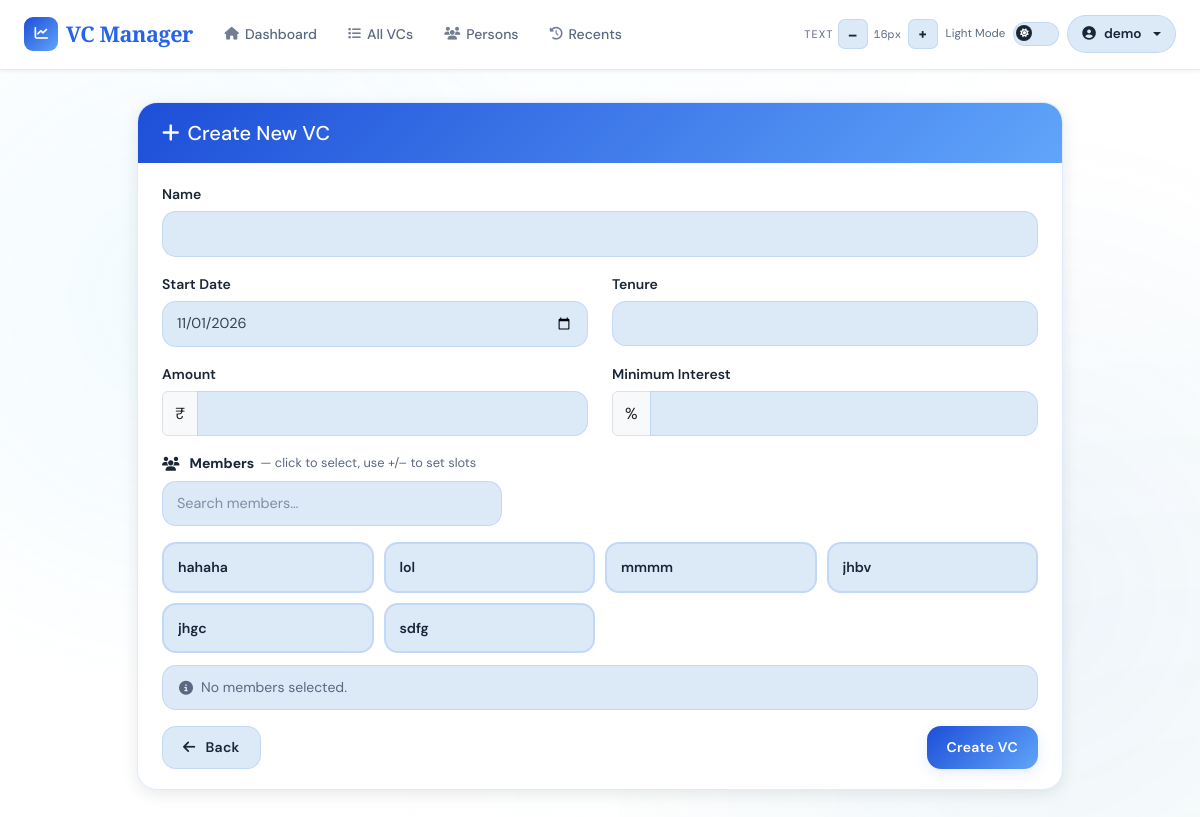
Page /vc/create (signed in) on the committed database.
### app/models/user.py (models this page shows, shortened)
class User(UserMixin, db.Model):
    __tablename__ = 'users'
    id = db.Column(db.Integer, primary_key=True)
    email = db.Column(db.String(120), unique=True, nullable=False, index=True)
    name = db.Column(db.String(120), nullable=False)
    password_hash = db.Column(db.String(255), nullable=True)  # Nullable for OAuth-only users
    google_id = db.Column(db.String(255), unique=True, nullable=True)  # For OAuth users
    created_at = db.Column(db.DateTime, default=datetime.utcnow)
    last_login = db.Column(db.DateTime, nullable=True)
    vcs = db.relationship('VC', backref='user', lazy=True, cascade='all, delete-orphan')
    persons = db.relationship('Person', backref='user', lazy=True, cascade='all, delete-orphan')

### app/models/person.py (models this page shows, shortened)
class Person(db.Model):
    __tablename__ = 'persons'
    id = db.Column(db.Integer, primary_key=True)
    user_id = db.Column(db.Integer, db.ForeignKey('users.id'), nullable=False, index=True)
    name = db.Column(db.String(80), nullable=False)
    short_name = db.Column(db.String(20), nullable=False)
    phone = db.Column(db.String(20), nullable=True)
    phone2 = db.Column(db.String(20), nullable=True)
    opening_balance = db.Column(db.Float, default=0.0, nullable=True)
    created_at = db.Column(db.DateTime, default=datetime.utcnow)
    __table_args__ = (
        db.UniqueConstraint('user_id', 'name',       name='uq_person_user_name'),
        db.UniqueConstraint('user_id', 'short_name', name='uq_person_user_short_name'),
    )
    payments = db.relationship(
        'Payment',
        backref='person',
        cascade='all, delete-orphan',
        passive_deletes=True
    )
    ledger_entries = db.relationship(
        'LedgerEntry',
        back_populates='person',
        cascade='all, delete-orphan'
    )
    transactions = db.relationship(
        'Transaction',
        back_populates='person',
        cascade='all, delete-orphan'
    )

### app/routes/vc.py (the view, shortened to what this page needs)
@vc_bp.route('/create', methods=['GET', 'POST'])
@login_required
def create_vc():
    print(f"DEBUG raw request.form = {dict(request.form)}")
    form = VCForm()
    form.members.choices = [
        (p.id, p.name)
        for p in Person.query.filter_by(user_id=current_user.id).all()
    ]
    last_vc        = VC.query.order_by(VC.vc_number.desc()).first()
    next_vc_number = (last_vc.vc_number + 1) if last_vc else 1
    return render_template('vc/create.html', form=form, vc_number=next_vc_number)

### app/forms.py (shortened to what this page needs)
class VCForm(FlaskForm):
    name         = StringField("Name",           validators=[DataRequired()])
    start_date   = DateField("Start Date",       format='%Y-%m-%d', validators=[DataRequired()], default=datetime.now)
    amount       = FloatField("Amount",          validators=[DataRequired(), NumberRange(min=1)])
    min_interest = FloatField("Minimum Interest",validators=[DataRequired(), NumberRange(min=0)])
    tenure       = IntegerField("Tenure",        validators=[DataRequired()])
    narration    = TextAreaField("Narration")
    members      = MultiCheckboxField("Members", coerce=int)
    submit = SubmitField("Create")

### templates/vc/create.html (shortened to what this page needs)
{% extends "base.html" %}
{% block content %}
<div class="row">
    <div class="col-md-10 mx-auto">
        <div class="card">
            <div class="card-header">
                <h5 class="mb-0"><i class="fas fa-plus me-2"></i>Create New VC</h5>
            </div>
            <div class="card-body">
                <form method="POST" id="createVCForm">
                    <div class="row mb-3">
                        <div class="col-md-12">
                            {{ form.name.label(class="form-label") }}
                            {{ form.name(class="form-control") }}
                        </div>
                    </div>
                    <div class="row mb-3">
                        <div class="col-md-6">
                            {{ form.start_date.label(class="form-label") }}
                            {{ form.start_date(class="form-control") }}
                        </div>
                        <div class="col-md-6">
                            {{ form.tenure.label(class="form-label") }}
                            {{ form.tenure(class="form-control") }}
                        </div>
                    </div>
                    <div class="row mb-3">
                        <div class="col-md-6">
                            {{ form.amount.label(class="form-label") }}
                            <div class="input-group">
                                <span class="input-group-text">₹</span>
                                {{ form.amount(class="form-control") }}
                            </div>
                        </div>
                        <div class="col-md-6">
                            {{ form.min_interest.label(class="form-label") }}
                            <div class="input-group">
                                <span class="input-group-text">%</span>
                                {{ form.min_interest(class="form-control") }}
                            </div>
                        </div>
                    </div>
                    <div class="mb-3">
                        <label class="form-label fw-bold">
                            <i class="fas fa-users me-1"></i>Members
                            <span style="font-weight:400;color:var(--text-muted);font-size:0.8rem;">
                                — click to select, use +/– to set slots
                            </span>
                        </label>
                        <input type="text" class="form-control mb-3"
                               id="memberSearch" placeholder="Search members…">
                        <div class="member-grid" id="memberGrid">
                            {% for subfield in form.members %}
                            <div class="member-tile"
                                 data-id="{{ subfield.data }}"
                                 data-name="{{ subfield.label.text }}"
                                 onclick="toggleMember(event, this)">
                                <span class="member-name">{{ subfield.label.text }}</span>
                            </div>
                            {% endfor %}
                        </div>
                        <div class="slot-summary">
                            <i class="fas fa-info-circle"></i>
                            <span id="summaryText">No members selected.</span>
                        </div>
                    </div>
                    <div class="d-flex justify-content-between">
                        <a href="{{ url_for('vc.vcs_list') }}" class="btn btn-secondary">
                            <i class="fas fa-arrow-left me-1"></i>Back
                        </a>
                        <button type="submit" class="btn btn-primary">Create VC</button>
                    </div>
                </form>
            </div>
        </div>
    </div>
</div>
{% endblock %}

### templates/base.html (shortened to what this page needs)
<!DOCTYPE html>
<html lang="en" data-theme="light">
<head>
    <link href="https://cdnjs.cloudflare.com/ajax/libs/font-awesome/6.5.0/css/all.min.css" rel="stylesheet">
    <link href="https://cdn.jsdelivr.net/npm/bootstrap@5.3.0/dist/css/bootstrap.min.css" rel="stylesheet">
    <link rel="stylesheet" href="https://cdn.jsdelivr.net/npm/swiper@11/swiper-bundle.min.css" />
</head>
<body>
<nav class="navbar navbar-expand-lg" role="navigation" aria-label="Main navigation">
    <div class="container-fluid px-4">
        <a class="navbar-brand" href="{{ url_for('dashboard.index') }}">
            <div class="brand-icon" aria-hidden="true"><i class="fas fa-chart-line"></i></div>
            VC Manager
        </a>
        <div class="collapse navbar-collapse" id="navbarNav">
            {% if current_user.is_authenticated %}
            <ul class="navbar-nav me-auto d-none d-md-flex">
                <li class="nav-item"><a class="nav-link" href="{{ url_for('dashboard.index') }}"><i class="fas fa-home"></i>Dashboard</a></li>
                <li class="nav-item"><a class="nav-link" href="{{ url_for('vc.vcs_list') }}"><i class="fas fa-list"></i>All VCs</a></li>
                <li class="nav-item"><a class="nav-link" href="{{ url_for('person.persons') }}"><i class="fas fa-users"></i>Persons</a></li>
                <li class="nav-item"><a class="nav-link" href="{{ url_for('transactions.recent_transactions') }}"><i class="fas fa-history"></i>Recents</a></li>
            </ul>
            {% endif %}
            <div class="d-flex align-items-center ms-auto gap-2 mt-2 mt-lg-0">
                <div class="d-flex align-items-center gap-1" role="toolbar" aria-label="Font size">
                    <span class="a11y-label d-none d-xl-inline">Text</span>
                    <button class="fs-btn" id="fsDecrease" aria-label="Decrease font size">–</button>
                    <span class="fs-display" id="fsDisplay" aria-live="polite">16px</span>
                    <button class="fs-btn" id="fsIncrease" aria-label="Increase font size">+</button>
                </div>
                <div class="d-flex align-items-center gap-2" aria-label="Theme">
                    <span class="toggle-label-text d-none d-xl-inline" id="themeLabel">Dark</span>
                    <label class="toggle-switch" aria-label="Toggle light/dark mode">
                        <div class="toggle-track"></div>
                        <div class="toggle-thumb"><i class="fas fa-moon" id="toggleIcon"></i></div>
                    </label>
                </div>
                {% if current_user.is_authenticated %}
                <div class="dropdown">
                    <button class="user-btn dropdown-toggle" type="button" data-bs-toggle="dropdown" aria-expanded="false">
                        <i class="fas fa-user-circle"></i>
                        <span class="d-none d-sm-inline">{{ current_user.name }}</span>
                    </button>
                </div>
                {% endif %}
            </div>
        </div>
    </div>
</nav>
<main class="main-content" role="main">
    <div class="container">
        {% block content %}{% endblock %}
    </div>
</main>
</body>
</html>

### templates/vc/create.html (style rules this page uses)
.member-grid { display: grid; grid-template-columns: repeat(auto-fill, minmax(180px, 1fr)); gap: 10px; margin-top: 8px; }
.member-tile { position: relative; border: 2px solid var(--border); border-radius: var(--radius-md); background: var(--surface2); padding: 12px 14px; cursor: pointer; transition: all 0.2s; user-select: none; display: flex; align-items: center; justify-content: space-between; gap: 10px; }
.member-name { font-weight: 600; font-size: 0.88rem; color: var(--text); flex: 1; white-space: nowrap; overflow: hidden; text-overflow: ellipsis; }
.slot-summary { display: flex; align-items: center; gap: 8px; margin-top: 12px; padding: 10px 16px; background: var(--surface2); border-radius: var(--radius-md); border: 1px solid var(--border); font-size: 0.875rem; color: var(--text-muted); flex-wrap: wrap; }
#memberSearch { max-width: 340px; }

### rows in the picture
User: name "demo"
Person: label.text "hahaha"
Person: label.text "lol"
Person: label.text "mmmm"
Person: label.text "jhbv"
Person: label.text "jhgc"
Person: label.text "sdfg"
